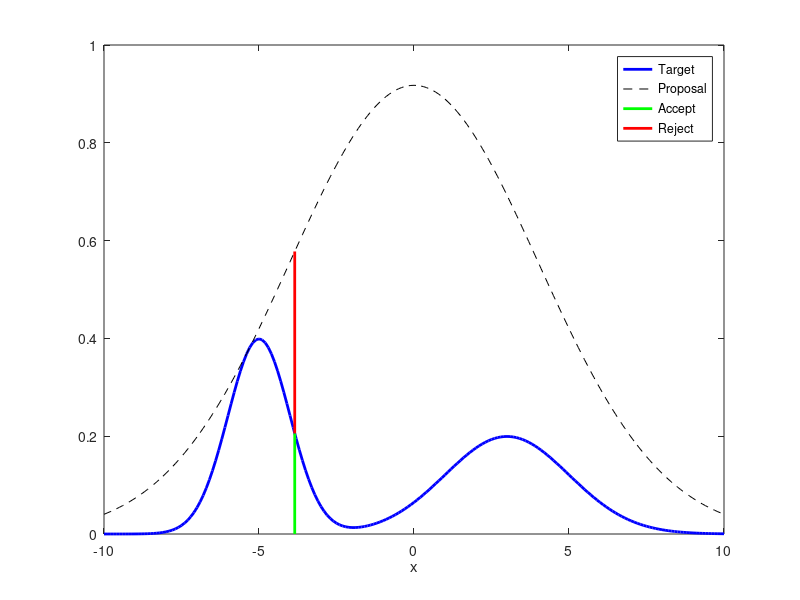

This figure's MATLAB source:
rand('seed',12345);
x = -10:.1:10;
% CREATE A "COMPLEX DISTRIBUTION" f(x) AS A MIXTURE OF TWO NORMAL
% DISTRIBUTIONS
f = inline('normpdf(x,3,2) + normpdf(x,-5,1)','x');
t = plot(x,f(x),'b','linewidth',2); hold on;
 
% PROPOSAL IS A CENTERED NORMAL DISTRIBUTION
q = inline('normpdf(x,0,4)','x');
 
% DETERMINE SCALING CONSTANT
c = max(f(x)./q(x))
 
%PLOT SCALED PROPOSAL/ENVELOP DISTRIBUTION
p = plot(x,c*q(x),'k--');
 
% DRAW A SAMPLE FROM q(x);
qx = normrnd(0,4);
fx = f(qx);
 
% PLOT THE RATIO OF f(q(x)) to cq(x)
a = plot([qx,qx],[0 fx],'g','Linewidth',2);
r = plot([qx,qx],[fx,c*q(qx)],'r','Linewidth',2);
legend([t,p,a,r],{'Target','Proposal','Accept','Reject'});
xlabel('x');